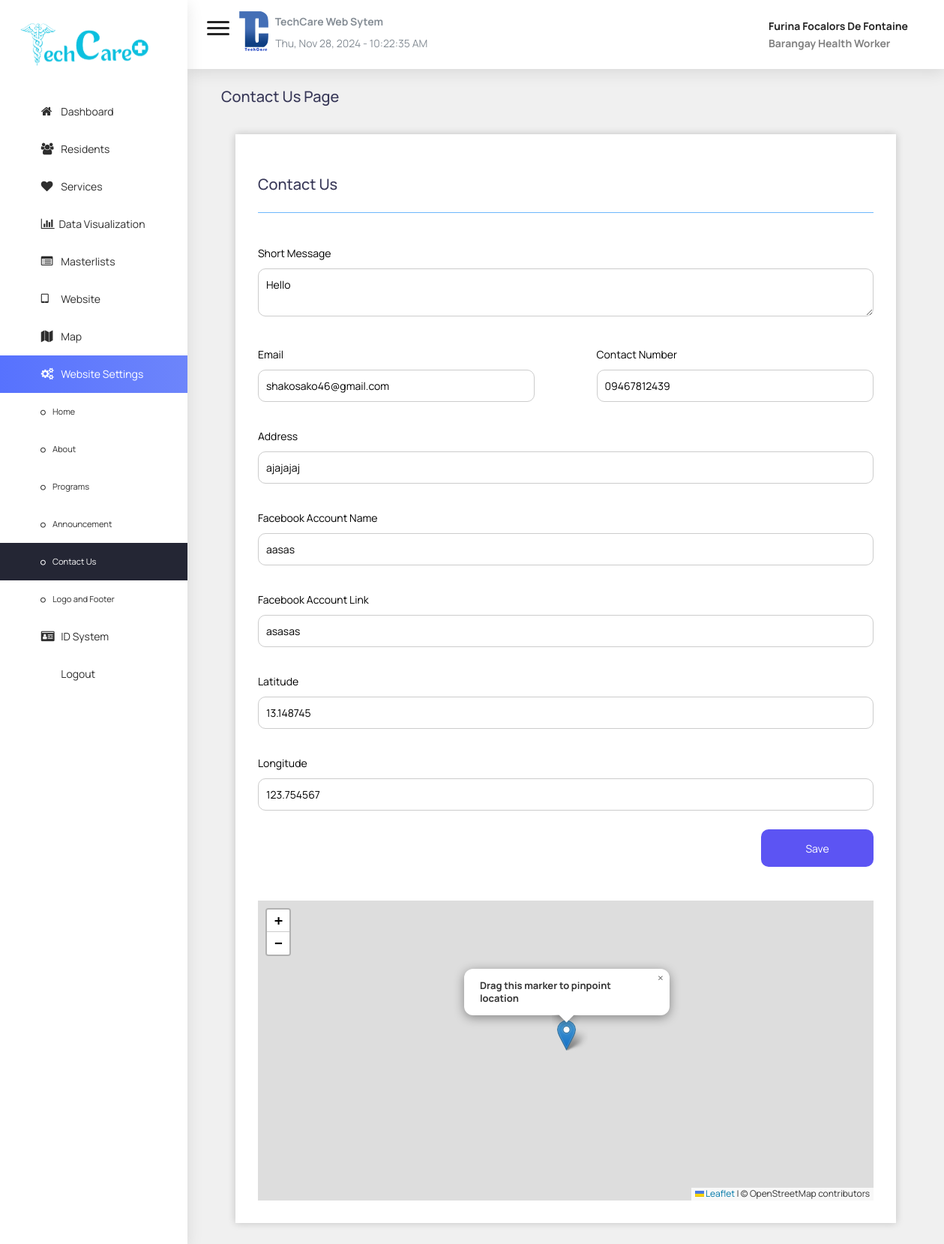
/admin/wsContactUsSettings.php (signed in), run on an earlier commit of the app's database.
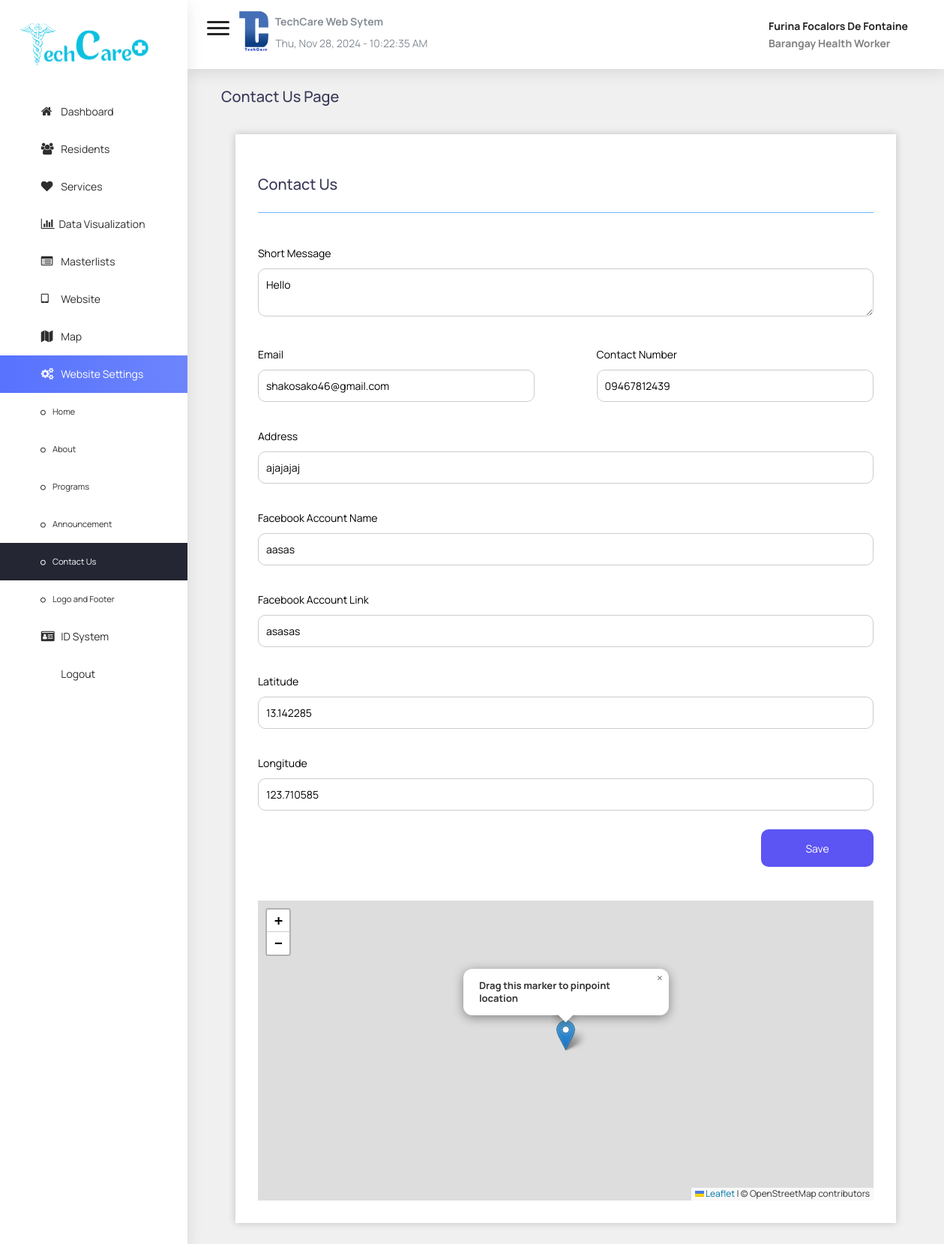
And on a later commit of the database.
### tables this page shows
CREATE TABLE `contact_us` (
  `id` int(11) NOT NULL,
  `short_mess` text DEFAULT NULL,
  `email` varchar(255) DEFAULT NULL,
  `contact` varchar(255) DEFAULT NULL,
  `address` varchar(255) DEFAULT NULL,
  `fb_name` varchar(255) DEFAULT NULL,
  `fb_link` varchar(255) DEFAULT NULL,
  `longitude` decimal(10,6) DEFAULT NULL,
  `latitude` decimal(10,6) DEFAULT NULL
);

### user/data/contact_us.php (called while the page is built, shortened)
<?php
include "dbcon.php";
$sql = "SELECT * FROM contact_us";
$result = mysqli_query($conn, $sql);
if (mysqli_num_rows($result) > 0) {
    while ($row = mysqli_fetch_assoc($result)) {
        $shortMess = $row["short_mess"];
        $email = $row["email"];
        $contact = $row["contact"];
        $address = $row["address"];
        $fbAcc = $row["fb_name"];
        $fbLink = $row["fb_link"];
    }
}
?>

### admin/wsContactUsSettings.php (the view, shortened to what this page needs)
<?php
include "dbcon.php";
$latitude = '';
$longitude = '';
$query = "SELECT * FROM contact_us LIMIT 1";
$result = mysqli_query($conn, $query);
if ($row = mysqli_fetch_assoc($result)) {
    $latitude = $row['latitude'];
    $longitude = $row['longitude'];
}
?>
<!DOCTYPE html>
<html lang="en">
<head>
    <?php include "../user/data/contact_us.php"; ?>
    <?php include "partials/head.php"; ?>
    <link rel="stylesheet" href="css/wsHome.css">
    <link href="https://unpkg.com/leaflet@1.7.1/dist/leaflet.css" rel="stylesheet" />
</head>
<body onload="display_ct();">
    <?php include "partials/sidebar.php" ?>
    <?php include "partials/header.php" ?>
    <div class="content-wrap">
        <div class="main">
            <div class="container-fluid">
                <h5 style="padding: 25px 30px 0;">Contact Us Page</h5>
                <section id="main-content">
                    <div class="tabcontent show">
                        <form action="" method="post" enctype="multipart/form-data">
                            <div class="form">
                                <h5>Contact Us</h5>
                                <div class="formInput" style="width: 100%;">
                                    <label>Short Message</label>
                                    <textarea name="short_mess" placeholder="Enter data" required><?php echo $shortMess ?></textarea>
                                </div>
                                <div class="formInput">
                                    <label>Email</label>
                                    <input type="text" value="<?php echo $email ?>" name="email" placeholder="Enter data" required>
                                </div>
                                <div class="formInput">
                                    <label>Contact Number</label>
                                    <input type="text" value="<?php echo $contact ?>" name="contact" placeholder="Enter data" required>
                                </div>
                                <div class="formInput" style="width: 100%;">
                                    <label>Address</label>
                                    <input type="text" value="<?php echo $address ?>" name="address" placeholder="Enter data" required>
                                </div>
                                <div class="formInput" style="width: 100%;">
                                    <label>Facebook Account Name</label>
                                    <input type="text" value="<?php echo $fbAcc ?>" name="fb_acc" placeholder="Enter data" required>
                                </div>
                                <div class="formInput" style="width: 100%;">
                                    <label>Facebook Account Link</label>
                                    <input type="text" value="<?php echo $fbLink ?>" name="fb_link" placeholder="Enter data (put 'https://' at the start)" required>
                                </div>
                                <div class="formInput" style="width: 100%;">
                                    <label>Latitude</label>
                                    <input type="text" id="latitude" value="<?php echo $latitude ?>" name="latitude" placeholder="Enter latitude" required readonly>
                                </div>
                                <div class="formInput" style="width: 100%;">
                                    <label>Longitude</label>
                                    <input type="text" id="longitude" value="<?php echo $longitude ?>" name="longitude" placeholder="Enter longitude" required readonly>
                                </div>
                                <div style="width: 100%; display: flex; justify-content: end; align-items: end;">
                                    <button type="submit" name="submit">Save</button>
                                </div>
                            </div>
                        </form>
                        <div id="map" style="height: 400px; width: 100%; margin-top: 20px;"></div>
                    </div>
                </section>
            </div>
        </div>
    </div>
</body>
</html>

What changed in the data, as far as the page shows it:
changed contact_us "Hello": latitude "13.148745" → "13.142285"; longitude "123.754567" → "123.710585"
